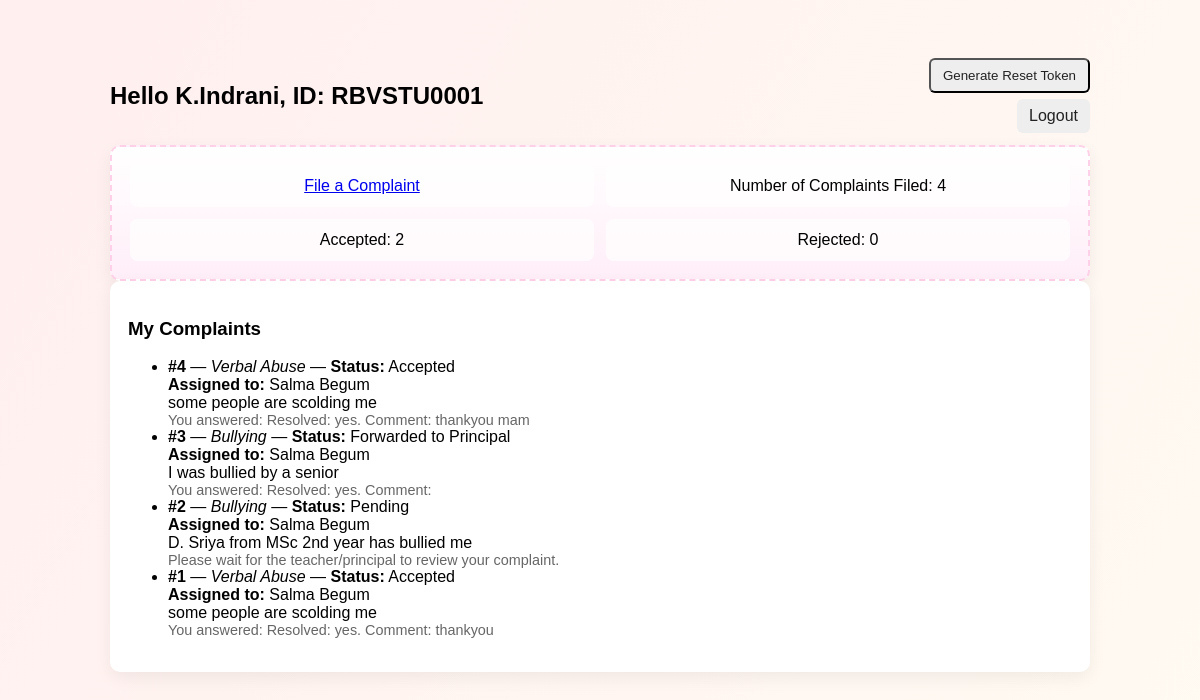
Screenshot of /student_dashboard (signed in) with the database file from the repository.
### tables this page shows
CREATE TABLE students (
    id INTEGER PRIMARY KEY AUTOINCREMENT,
    name TEXT NOT NULL,
    unique_code TEXT NOT NULL UNIQUE,
    mentor_id INTEGER,
    roll_no TEXT,
    extra TEXT,
    created_at DATETIME DEFAULT CURRENT_TIMESTAMP,
    FOREIGN KEY (mentor_id) REFERENCES teachers(id)
);

CREATE TABLE complaints (
    id INTEGER PRIMARY KEY AUTOINCREMENT,
    student_id INTEGER NOT NULL,
    teacher_id INTEGER NOT NULL,
    category TEXT,
    description TEXT,
    attachment TEXT,
    status TEXT DEFAULT 'Pending',
    reason TEXT,
    created_at DATETIME DEFAULT CURRENT_TIMESTAMP,
    FOREIGN KEY (student_id) REFERENCES students(id),
    FOREIGN KEY (teacher_id) REFERENCES teachers(id)
);

CREATE TABLE teachers (
    id INTEGER PRIMARY KEY AUTOINCREMENT,
    name TEXT NOT NULL,
    teacher_code TEXT NOT NULL UNIQUE,
    performance_accepted INTEGER DEFAULT 0,
    performance_rejected INTEGER DEFAULT 0,
    created_at DATETIME DEFAULT CURRENT_TIMESTAMP
);

CREATE TABLE feedback (
    id INTEGER PRIMARY KEY AUTOINCREMENT,
    complaint_id INTEGER NOT NULL,
    student_feedback TEXT,
    created_at DATETIME DEFAULT CURRENT_TIMESTAMP,
    FOREIGN KEY (complaint_id) REFERENCES complaints(id)
);

### app.py (the view)
    def wrapper(*args, **kwargs):
        if not is_logged_in():
            flash('You must be logged in', 'danger')
            return redirect(url_for('index'))
        return f(*args, **kwargs)

### app.py (called while the page is built)
def get_db():
    conn = sqlite3.connect(DB_PATH)
    conn.row_factory = sqlite3.Row
    return conn

def is_logged_in():
    return 'user_id' in session

def require_login(f):
    def wrapper(*args, **kwargs):
        if not is_logged_in():
            flash('You must be logged in', 'danger')
            return redirect(url_for('index'))
        return f(*args, **kwargs)
    wrapper.__name__ = f.__name__
    return wrapper

### templates/student_dashboard.html (shortened to what this page needs)
﻿<!doctype html>
<html>
<head>
  <link rel="stylesheet" href="/static/css/common.css">
  <link rel="stylesheet" href="/static/css/student.css">
</head>
<body class="student-bg">
  <div class="container">
    <header>
      <div style="display:flex; align-items:center; gap:18px; width:100%; justify-content:space-between;">
        <div>
          <h2>Hello {{ student['name'] }}, ID: {{ student['unique_code'] }}</h2>
        </div>
        <div style="text-align:right">
          {% if reset_token %}
            <div style="font-family:monospace; background:#f7f7f7; padding:6px 10px; border-radius:6px; display:inline-block; margin-right:8px">Token: {{ reset_token }}</div>
            <div class="muted" style="display:block; font-size:0.85rem">Expires: {{ reset_expires }}</div>
          {% else %}
            <form method="post" action="/generate_token" style="display:inline">
              <button class="btn" type="submit">Generate Reset Token</button>
            </form>
          {% endif %}
          <div style="margin-top:6px"><a href="/logout" class="btn">Logout</a></div>
        </div>
      </div>
    </header>
    <main>
      <section class="bunny-panel card">
        <div class="panel-grid">
          <div class="panel-item"><a href="/complaint/new">File a Complaint</a></div>
          <div class="panel-item" id="total-count">Number of Complaints Filed: {{ total }}</div>
          <div class="panel-item" id="accepted-count">Accepted: {{ accepted }}</div>
          <div class="panel-item" id="rejected-count">Rejected: {{ rejected }}</div>
        </div>
      </section>
      <section class="card">
        <h3>My Complaints</h3>
        {% if complaints %}
          <ul class="complaint-list">
          {% for c in complaints %}
            <li class="complaint-item">
              <strong>#{{ c['id'] }}</strong> — <em>{{ c['category'] }}</em> — <strong>Status:</strong> {{ c['status'] }}<br>
              <strong>Assigned to:</strong> {{ c['teacher_name'] or 'Unassigned' }}<br>
              <div>{{ c['description'] }}</div>
              {% set fb = feedback_map.get(c['id']) %}
              {% if fb %}
                <div class="muted">You answered: {{ fb['student_feedback'] }}</div>
              {% else %}
                {% if c['status'] != 'Pending' %}
                  <form method="post" action="/complaint/feedback" class="small-form">
                    <input type="hidden" name="complaint_id" value="{{ c['id'] }}">
                    <label>Is the issue resolved?</label><br>
                    <select name="resolved" required>
                      <option value="">--Select--</option>
                      <option value="yes">Yes</option>
                      <option value="no">No</option>
                    </select><br>
                    <label>Comments (optional)</label><br>
                    <textarea name="comment" rows="2" style="width:100%"></textarea><br>
                    <button type="submit" class="btn">Submit Feedback</button>
                  </form>
                {% else %}
                  <div class="muted">Please wait for the teacher/principal to review your complaint.</div>
                {% endif %}
              {% endif %}
            </li>
          {% endfor %}
          </ul>
        {% else %}
          <div>No complaints filed yet.</div>
        {% endif %}
      </section>
    </main>
  </div>
</body>
</html>

### static/css/common.css (style rules this page uses)
.container { max-width:980px; margin:20px auto; }
.card { background:white; padding:18px; border-radius:10px; box-shadow:0 6px 18px rgba(0,0,0,0.06); }
header { display:flex; align-items:center; justify-content:space-between; gap:20px; margin-bottom:12px }
.btn { display:inline-block; background:#eee; padding:8px 12px; border-radius:6px; text-decoration:none; color:#222 }
.muted { color:#666; font-size:0.9rem }

### static/css/student.css (style rules this page uses)
.bunny-panel { background: linear-gradient(180deg,#fff,#ffeef8); border:2px dashed #ffd1e8 }
.panel-grid { display:grid; grid-template-columns:repeat(2,1fr); gap:12px }
.panel-item { padding:12px; border-radius:8px; background:rgba(255,255,255,0.7); text-align:center }

### templates/student_dashboard.html (style rules this page uses)
.panel-item { transition: transform 0.3s, box-shadow 0.3s; cursor: pointer; }

### rows the page displays
students: name "K.Indrani", unique_code "RBVSTU0001"
complaints: id "4", category "Verbal Abuse", status "Accepted", name "Salma Begum", description "some people are scolding me"
feedback: student_feedback "Resolved: yes. Comment: thankyou mam"
complaints: id "3", category "Bullying", status "Forwarded to Principal", name "Salma Begum", description "I was bullied by a senior"
feedback: student_feedback "Resolved: yes. Comment:"
complaints: id "2", category "Bullying", status "Pending", name "Salma Begum", description "D. Sriya from MSc 2nd year has bullied me", shows "Please wait for the teacher/principal to review your complaint."
complaints: id "1", category "Verbal Abuse", status "Accepted", name "Salma Begum", description "some people are scolding me"
feedback: student_feedback "Resolved: yes. Comment: thankyou"

### other values shown
{{ rejected }} "0"
